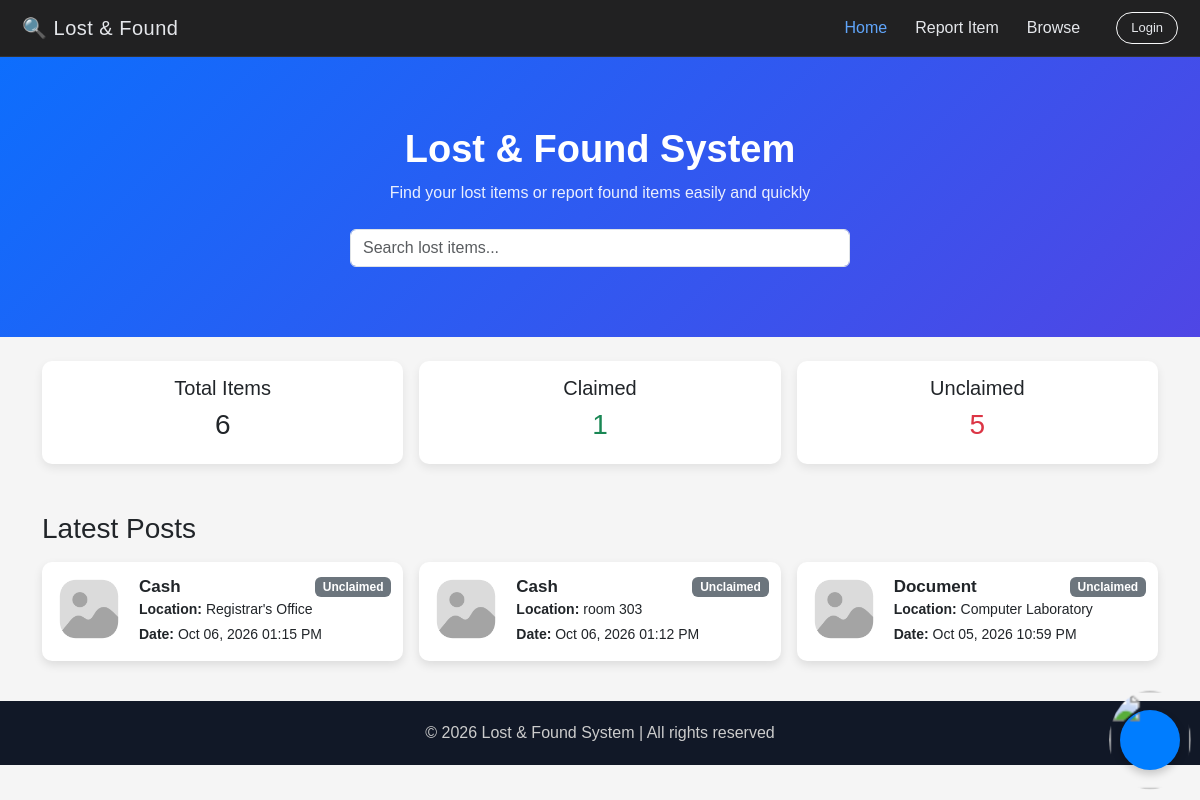
The page / on the database its author committed.
### tables this page shows
CREATE TABLE `lost_found` (
  `id` int(11) NOT NULL,
  `category` enum('Cash','Gadget','Document','Other') NOT NULL,
  `status` enum('Lost','Found') NOT NULL,
  `reported_location` varchar(255) DEFAULT NULL,
  `email` varchar(100) DEFAULT NULL,
  `image` varchar(255) DEFAULT 'default.jpg',
  `reporter_role` enum('Student','Faculty','Visitor / Guest','Anonymous') DEFAULT NULL,
  `reporter_name` varchar(150) DEFAULT NULL,
  `reporter_id` varchar(50) DEFAULT NULL,
  `reporter_year` varchar(50) DEFAULT NULL,
  `reporter_department` enum('BSA','CRIM','EDUC','HMTM','IT','RAD TECH / MED TECH') DEFAULT NULL,
  `cash_amount` decimal(10,2) DEFAULT NULL,
  `gadget_type` enum('Cell Phone','Laptop','Tablet','Smart watches','Audio Gadgets') DEFAULT NULL,
  `gadget_brand` varchar(100) DEFAULT NULL,
  `gadget_color` varchar(100) DEFAULT NULL,
  `gadget_description` text DEFAULT NULL,
  `document_type` varchar(100) DEFAULT NULL,
  `document_name` varchar(100) DEFAULT NULL,
  `other_title` varchar(150) DEFAULT NULL,
  `other_description` text DEFAULT NULL,
  `created_by` int(11) DEFAULT NULL,
  `edited_by` int(11) DEFAULT NULL,
  `edited_at` datetime DEFAULT NULL,
  `released_by` int(11) DEFAULT NULL,
  `resolved_by` int(11) DEFAULT NULL,
  `is_claimed` tinyint(1) DEFAULT 0,
  `claimed_by` varchar(255) DEFAULT NULL,
  `claimed_id` varchar(255) DEFAULT NULL,
  `claimed_email` varchar(255) DEFAULT NULL,
  `claimed_contact` varchar(255) DEFAULT NULL,
  `claimed_department` enum('BSA','CRIM','EDUC','HMTM','IT','RAD TECH / MED TECH','FACULTY','VISITOR / GUEST') DEFAULT NULL,
  `claimed_address` varchar(255) DEFAULT NULL,
  `claimed_date` datetime DEFAULT NULL,
  `created_at` timestamp NOT NULL DEFAULT current_timestamp(),
  `is_resolved` tinyint(1) DEFAULT 0,
  `resolved_at` datetime DEFAULT NULL,
  `renewed_at` datetime DEFAULT NULL,
  `renewed_by` int(11) DEFAULT NULL
);

### index.php (the view, shortened to what this page needs)
<?php
include 'config/db.php';
$result = $conn->query("SELECT * FROM lost_found ORDER BY created_at DESC LIMIT 3");
$total = $conn->query("SELECT COUNT(*) as cnt FROM lost_found")->fetch_assoc()['cnt'];
$claimed = $conn->query("SELECT COUNT(*) as cnt FROM lost_found WHERE is_claimed = 1")->fetch_assoc()['cnt'];
$unclaimed = $total - $claimed;
?>
<!DOCTYPE html>
<html lang="en">
<head>
<link rel="stylesheet" href="https://cdn.jsdelivr.net/npm/bootstrap@5.3.0/dist/css/bootstrap.min.css">
    <link rel="stylesheet" href="https://cdn.jsdelivr.net/npm/bootstrap@5.3.0/dist/css/bootstrap.min.css">
    <link rel="stylesheet" href="https://cdn.jsdelivr.net/npm/bootstrap-icons@1.13.1/font/bootstrap-icons.min.css">
</head>
<body>
<nav class="navbar navbar-expand-lg navbar-dark sticky-top px-3">
    <a class="navbar-brand" href="#">
        🔍 Lost & Found
    </a>
    <div class="collapse navbar-collapse" id="navMenu">
        <ul class="navbar-nav ms-auto align-items-lg-center">
            <li class="nav-item">
                <a class="nav-link active" href="#">Home</a>
            </li>
            <li class="nav-item">
                <a class="nav-link" href="#">Report Item</a>
            </li>
            <li class="nav-item">
                <a class="nav-link" href="#">Browse</a>
            </li>
            <li class="nav-item ms-lg-3">
                <a href="#" class="btn btn-outline-light btn-sm">Login</a>
            </li>
        </ul>
    </div>
</nav>
<div class="hero">
    <h1>Lost & Found System</h1>
    <p>Find your lost items or report found items easily and quickly</p>
    <div class="search-box mt-4">
        <input type="text" class="form-control" placeholder="Search lost items...">
    </div>
</div>
<div class="container mt-4">
<div class="row g-3">
    <div class="col-md-4">
        <div class="stats-card">
            <h5>Total Items</h5>
            <h3><?= $total ?></h3>
        </div>
    </div>
    <div class="col-md-4">
        <div class="stats-card">
            <h5>Claimed</h5>
            <h3 class="text-success"><?= $claimed ?></h3>
        </div>
    </div>
    <div class="col-md-4">
        <div class="stats-card">
            <h5>Unclaimed</h5>
            <h3 class="text-danger"><?= $unclaimed ?></h3>
        </div>
    </div>
</div>
</div>
<div class="container mt-5">
<h3 class="mb-3">Latest Posts</h3>
<div class="row g-3">
<?php while($row = $result->fetch_assoc()): ?>
<div class="col-12 col-md-6 col-lg-4">
    <div class="lost-card">
        <img src="uploads/<?= htmlspecialchars($row['image']) ?>" class="lost-image">
        <div class="lost-details">
            <div class="d-flex justify-content-between">
                <div class="lost-title">
                    <?= htmlspecialchars($row['category']) ?>
                </div>
                <div>
                    <?= $row['is_claimed']
                        ? '<span class="badge bg-success">Claimed</span>'
                        : '<span class="badge bg-secondary">Unclaimed</span>'
                    ?>
                </div>
            </div>
            <div class="lost-text">
                <strong>Location:</strong>
                <?= htmlspecialchars($row['reported_location']) ?>
            </div>
            <div class="lost-text">
                <strong>Date:</strong>
                <?= date('M d, Y h:i A', strtotime($row['created_at'])) ?>
            </div>
        </div>
    </div>
</div>
<?php endwhile; ?>
</div>
</div>
   <button class="gcash-fab" data-bs-toggle="modal" data-bs-target="#gcashModal"
            style="position: fixed; bottom: 30px; right: 20px; width: 60px; height: 60px; border-radius: 50%; background-color: #007dff; color: white; border: none; box-shadow: 0 4px 8px rgba(0, 0, 0, 0.2); display: flex; align-items: center; justify-content: center; cursor: pointer; perspective: 600px;">
        <div class="fab-inner" style="width: 100%; height: 100%; position: relative; transform-style: preserve-3d; transition: transform 0.8s;">
            <img src="../public/img/gcash.png" class="fab-front" style="width: 100%; height: 100%; object-fit: contain; border-radius: 50%; backface-visibility: hidden; position: absolute; top:0; left:0; transform: scale(1.7);">
        </div>
    </button>
<div class="footer">
    © <?= date('Y') ?> Lost & Found System | All rights reserved
</div>
</body>
</html>

### index.php (style rules this page uses)
body { background: #f5f5f5; font-family: Arial, sans-serif; }
.navbar { background: rgb(33, 33, 34)0; backdrop-filter: blur(10px); -webkit-backdrop-filter: blur(10px); border-bottom: 1px solid rgba(255,255,255,0.08); }
.navbar-brand { font-weight: 700; letter-spacing: 0.5px; font-size: 20px; }
.navbar .nav-link, .navbar a { color: #e5e7eb !important; font-weight: 500; margin: 0 6px; transition: 0.2s ease; }
.navbar .btn { border-radius: 20px; padding: 5px 14px; font-size: 13px; transition: 0.2s ease; }
.navbar .active { color: #60a5fa !important; }
.hero { background: linear-gradient(135deg, #0d6efd, #4f46e5); color: white; padding: 70px 20px; text-align: center; }
.hero h1 { font-size: 38px; font-weight: bold; }
.hero p { opacity: 0.9; }
.stats-card { background: #fff; border-radius: 10px; padding: 15px; text-align: center; box-shadow: 0 4px 10px rgba(0,0,0,0.08); }
.search-box { max-width: 500px; margin: auto; }
.lost-card { background: #fff; border-radius: 10px; box-shadow: 0 4px 10px rgba(0,0,0,0.10); padding: 12px; display: flex; gap: 15px; transition: 0.2s ease; height: 100%; }
.lost-image { width: 70px; height: 70px; object-fit: cover; border-radius: 10px; flex-shrink: 0; }
.lost-details { flex: 1; }
.lost-title { font-size: 17px; font-weight: bold; }
.lost-text { font-size: 14px; margin-bottom: 4px; }
.footer { background: #111827; color: #ccc; text-align: center; padding: 20px; margin-top: 40px; }

### rows shown on the page
lost_found: image (placeholder picture), category "Cash", is_claimed "Unclaimed", reported_location "Registrar's Office", created_at "Oct 06, 2026 01:15 PM"
lost_found: image (placeholder picture), category "Cash", is_claimed "Unclaimed", reported_location "room 303", created_at "Oct 06, 2026 01:12 PM"
lost_found: image (placeholder picture), category "Document", is_claimed "Unclaimed", reported_location "Computer Laboratory", created_at "Oct 05, 2026 10:59 PM"

### other values the page prints
$total "6"
$claimed "1"
$unclaimed "5"
